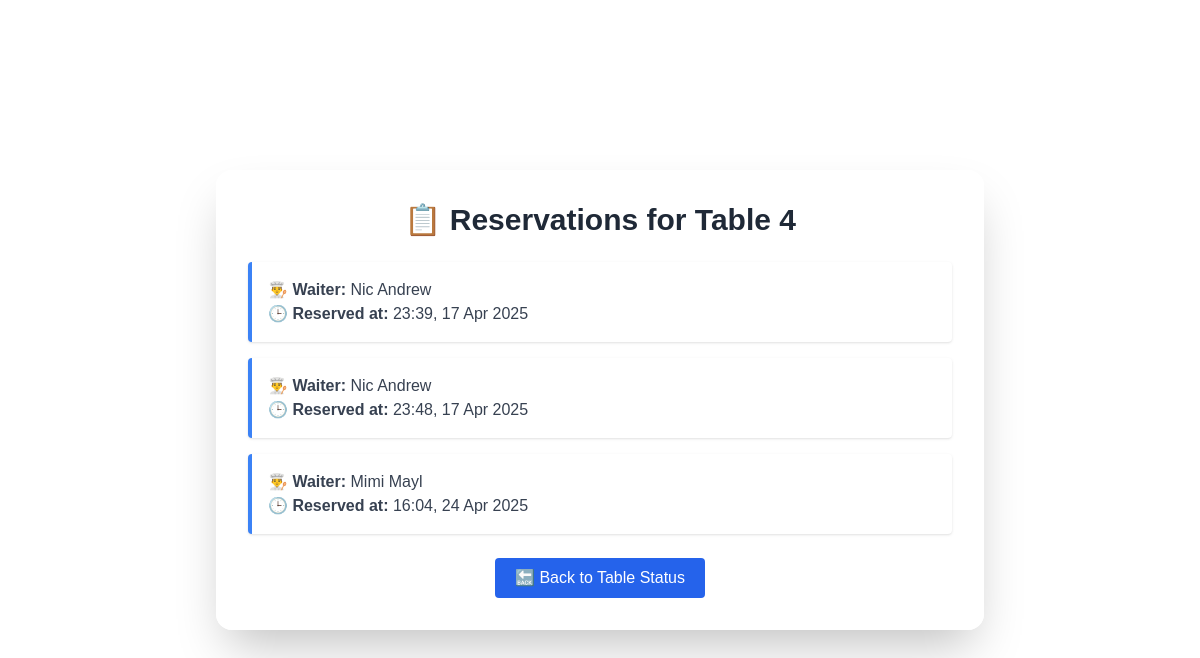
The app's page /table/4/reservations/ with its own data.
### waiterapp/models.py (models this page shows, shortened)
class Reservation(models.Model):
    table_number = models.IntegerField()
    reserved_at = models.DateTimeField(auto_now_add=True)
    waiter = models.ForeignKey(Staff, on_delete=models.CASCADE)

class Staff(models.Model):
    user = models.OneToOneField(User, on_delete=models.CASCADE)
    first_name = models.CharField(max_length=100)
    last_name = models.CharField(max_length=100)

### waiterapp/views.py (the view)
# urls.py: path('table/<int:table_number>/reservations/', views.table_reservations, name='table_reservations'),
def table_reservations(request, table_number):
    reservations = Reservation.objects.filter(table_number=table_number)
    return render(request, 'table_reservations.html', {
        'table_number': table_number,
        'reservations': reservations
    })

### waiterapp/templates/table_reservations.html (shortened to what this page needs)
<!DOCTYPE html>
<html>
<head>
  <script src="https://cdn.tailwindcss.com"></script>
</head>
<body class="min-h-screen flex items-center justify-center p-8">
  <div class="overlay max-w-3xl w-full p-8 rounded-2xl shadow-2xl">
    <h2 class="text-3xl font-bold text-gray-800 mb-6 text-center">
      📋 Reservations for Table {{ table_number }}
    </h2>
    {% if reservations %}
      <div class="space-y-4">
        {% for r in reservations %}
          <div class="bg-white border-l-4 border-blue-500 p-4 rounded shadow hover:shadow-lg transition duration-300">
            <p class="text-gray-700"><strong>👨‍🍳 Waiter:</strong> {{ r.waiter.first_name }} {{ r.waiter.last_name }}</p>
            <p class="text-gray-700"><strong>🕒 Reserved at:</strong> {{ r.reserved_at|date:"H:i, d M Y" }}</p>
          </div>
        {% endfor %}
      </div>
    {% else %}
      <p class="text-gray-600 text-center mt-4">No reservations found.</p>
    {% endif %}
    <div class="text-center mt-6">
      <a href="{% url 'table_status' %}" class="inline-block bg-blue-600 text-white px-5 py-2 rounded hover:bg-blue-700 transition duration-300">
        🔙 Back to Table Status
      </a>
    </div>
  </div>
</body>
</html>

### waiterapp/templates/table_reservations.html (style rules this page uses)
body { font-family: 'Poppins', sans-serif; background-image: url('https://images.unsplash.com/photo-1525610553991-2bede1a236e2?auto=format&fit=crop&w=1600&q=80'); background-size: cover; background-position: center; background-attachment: fixed; }
.overlay { background-color: rgba(255, 255, 255, 0.9); backdrop-filter: blur(6px); }

### records on screen
Reservation: waiter.first_name "Nic", waiter.last_name "Andrew", reserved_at "23:39, 17 Apr 2025"
Reservation: waiter.first_name "Nic", waiter.last_name "Andrew", reserved_at "23:48, 17 Apr 2025"
Reservation: waiter.first_name "Mimi", waiter.last_name "Mayl", reserved_at "16:04, 24 Apr 2025"

### other values on screen
{{ table_number }} "4"
